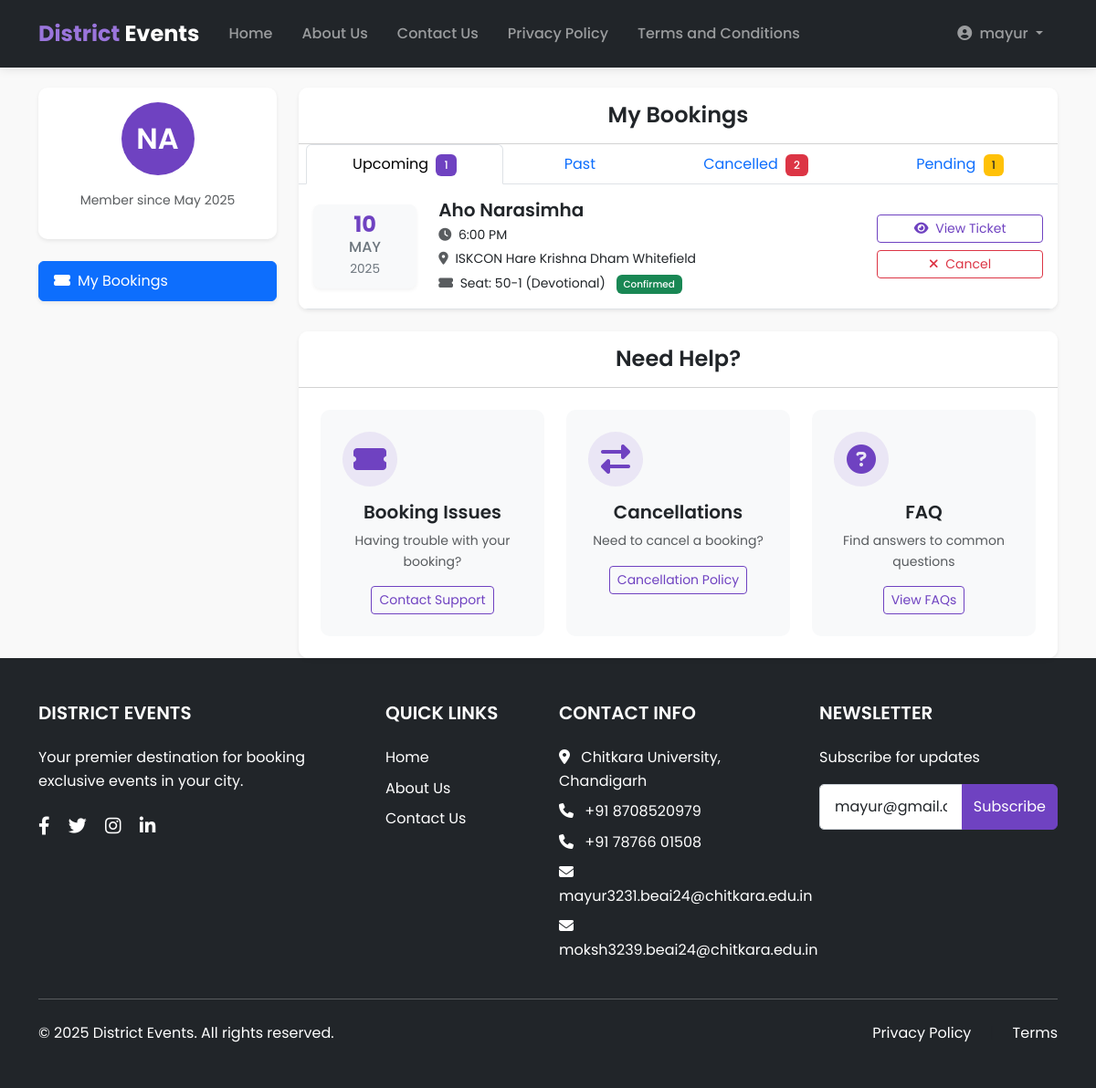
The app's page /accounts/my-bookings/ (signed in), older data.
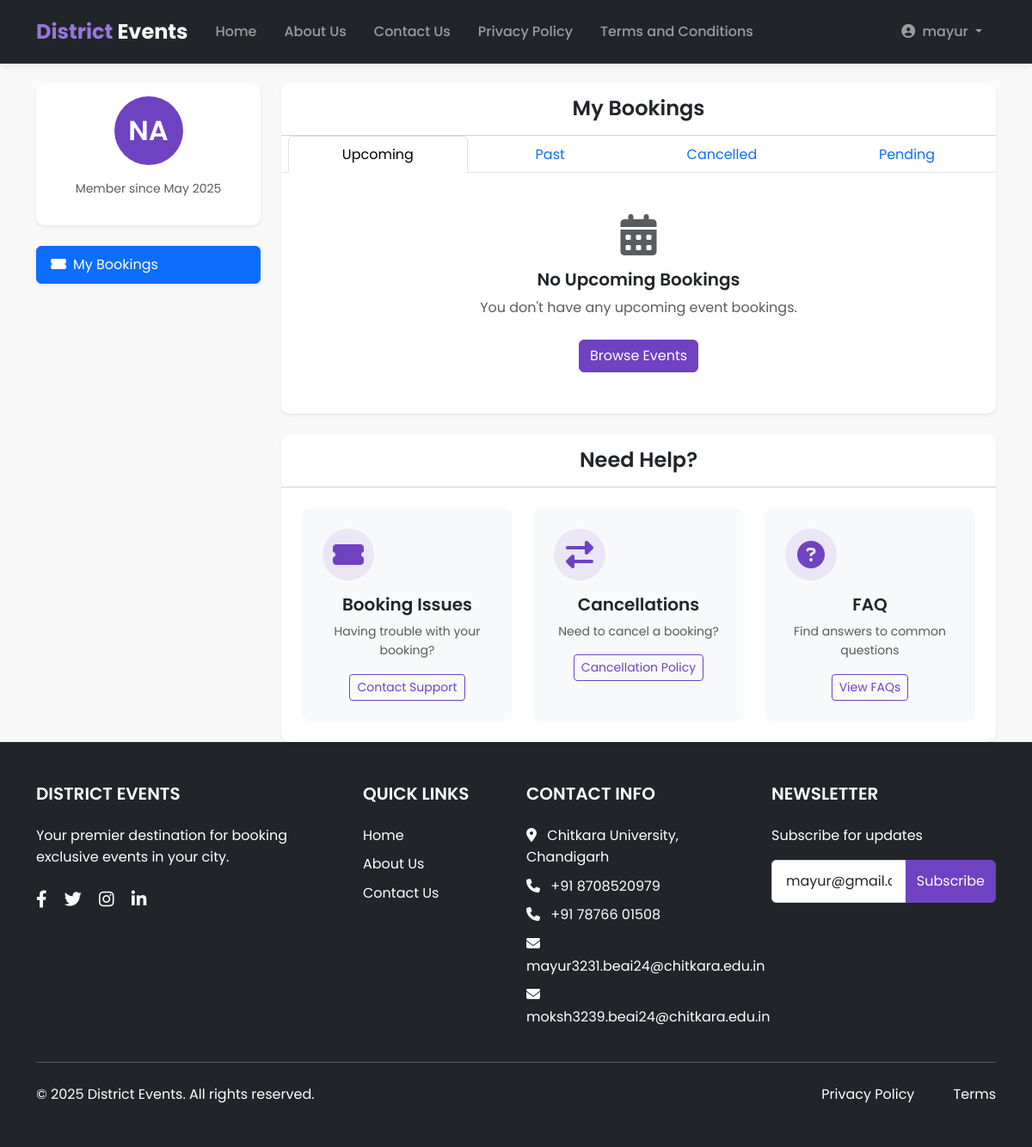
The same page, newer data.
### bookings/models.py (models this page shows, shortened)
class Booking(models.Model):
    PAYMENT_STATUS_CHOICES = [
        ('pending', 'Pending'),
        ('paid', 'Paid'),
        ('failed', 'Failed'),
        ('confirmed', 'Confirmed'),
        ('refunded', 'Refunded'),
    ]
    user = models.ForeignKey(User, on_delete=models.CASCADE, related_name='bookings')
    event = models.ForeignKey(Event, on_delete=models.CASCADE, related_name='bookings')
    booking_date = models.DateTimeField(auto_now_add=True)
    seat = models.ForeignKey(Seat, on_delete=models.SET_NULL, related_name='bookings', null=True, blank=True)
    zone = models.ForeignKey(Zone, on_delete=models.SET_NULL, related_name='bookings', null=True, blank=True)
    quantity = models.PositiveIntegerField(default=1)
    total_price = models.DecimalField(max_digits=10, decimal_places=2)
    payment_status = models.CharField(max_length=20, choices=PAYMENT_STATUS_CHOICES, default='pending')
    payment_method = models.CharField(max_length=50, blank=True, null=True)
    transaction_id = models.CharField(max_length=100, blank=True, null=True)
    payment_date = models.DateTimeField(blank=True, null=True)
    is_confirmed = models.BooleanField(default=False)
    is_cancelled = models.BooleanField(default=False)
    cancellation_date = models.DateTimeField(blank=True, null=True)
    ticket_code = models.CharField(max_length=20, blank=True, null=True, unique=True)
    cancellation_reason = models.TextField(blank=True, null=True)
    class Meta:
        verbose_name = 'Booking'
        verbose_name_plural = 'Bookings'
        ordering = ['-booking_date']

### events/models.py (models this page shows, shortened)
class Event(models.Model):
    title = models.CharField(max_length=200)
    description = models.TextField()
    start_date = models.DateField()
    end_date = models.DateField()
    start_time = models.TimeField()
    end_time = models.TimeField()
    venue = models.ForeignKey(Venue, on_delete=models.CASCADE, related_name='events')
    category = models.ForeignKey(EventCategory, on_delete=models.CASCADE, related_name='events')
    banner_image_url = models.URLField()
    is_published = models.BooleanField(default=False)
    is_featured = models.BooleanField(default=False)
    created_at = models.DateTimeField(auto_now_add=True)
    updated_at = models.DateTimeField(auto_now=True)
    max_seats = models.PositiveIntegerField(default=0)
    is_indoor_event = models.BooleanField(default=True)
    class Meta:
        verbose_name = 'Event'
        verbose_name_plural = 'Events'
        ordering = ['-start_date', 'title']

class Venue(models.Model):
    name = models.CharField(max_length=200)
    address = models.TextField()
    city = models.ForeignKey(City, on_delete=models.CASCADE, related_name='venues')
    capacity = models.PositiveIntegerField()
    is_indoor = models.BooleanField(default=True)
    description = models.TextField(blank=True)
    image_url = models.URLField(blank=True)
    is_active = models.BooleanField(default=True)
    class Meta:
        verbose_name = 'Venue'
        verbose_name_plural = 'Venues'
        ordering = ['name']

class Seat(models.Model):
    event = models.ForeignKey(Event, on_delete=models.CASCADE, related_name='seats')
    row = models.CharField(max_length=10)  # A, B, C, etc.
    number = models.PositiveIntegerField()  # 1, 2, 3, etc.
    category = models.ForeignKey(SeatCategory, on_delete=models.CASCADE, related_name='seats')
    price = models.DecimalField(max_digits=10, decimal_places=2)
    is_available = models.BooleanField(default=True)
    class Meta:
        verbose_name = 'Seat'
        verbose_name_plural = 'Seats'
        unique_together = ('event', 'row', 'number')
        ordering = ['row', 'number']

class SeatCategory(models.Model):
    name = models.CharField(max_length=100)
    description = models.TextField(blank=True)
    class Meta:
        verbose_name = 'Seat Category'
        verbose_name_plural = 'Seat Categories'

### accounts/views.py (the view)
# urls.py: path('my-bookings/', views.my_bookings, name='my_bookings'),
@login_required
def my_bookings(request):
    from bookings.views import UserBookingsView
    return UserBookingsView.as_view()(request)

### bookings/views.py (called while the page is built)
    def get_queryset(self):
        return Booking.objects.filter(user=self.request.user).order_by('-booking_date')

    def get_context_data(self, **kwargs):
        context = super().get_context_data(**kwargs)
        bookings = self.get_queryset()
        context['upcoming_bookings'] = bookings.filter(
            is_confirmed=True,
            is_cancelled=False,
            event__start_date__gte=timezone.now().date()
        )
        context['past_bookings'] = bookings.filter(
            is_confirmed=True,
            is_cancelled=False,
            event__end_date__lt=timezone.now().date()
        )
        context['cancelled_bookings'] = bookings.filter(is_cancelled=True)
        context['pending_bookings'] = bookings.filter(
            is_confirmed=False,
            is_cancelled=False
        )
        return context

### templates/bookings/my_bookings.html (shortened to what the changed rows need)
{% extends 'base.html' %}
{% load humanize %}
{% block content %}
<div class="container mt-5 pt-5">
    <div class="row">
        <div class="col-lg-9">
            <div class="card border-0 shadow-sm mb-4">
                <div class="card-body p-0">
                    <ul class="nav nav-tabs nav-fill" id="bookingTabs" role="tablist">
                        <li class="nav-item" role="presentation">
                            <button class="nav-link active" id="upcoming-tab" data-bs-toggle="tab" data-bs-target="#upcoming"
                                type="button" role="tab" aria-controls="upcoming" aria-selected="true">
                                Upcoming
                                {% if upcoming_bookings.count %}
                                    <span class="badge bg-primary ms-1">{{ upcoming_bookings.count }}</span>
                                {% endif %}
                            </button>
                        </li>
                        <li class="nav-item" role="presentation">
                            <button class="nav-link" id="cancelled-tab" data-bs-toggle="tab" data-bs-target="#cancelled"
                                type="button" role="tab" aria-controls="cancelled" aria-selected="false">
                                Cancelled
                                {% if cancelled_bookings.count %}
                                    <span class="badge bg-danger ms-1">{{ cancelled_bookings.count }}</span>
                                {% endif %}
                            </button>
                        </li>
                        <li class="nav-item" role="presentation">
                            <button class="nav-link" id="pending-tab" data-bs-toggle="tab" data-bs-target="#pending"
                                type="button" role="tab" aria-controls="pending" aria-selected="false">
                                Pending
                                {% if pending_bookings.count %}
                                    <span class="badge bg-warning text-dark ms-1">{{ pending_bookings.count }}</span>
                                {% endif %}
                            </button>
                        </li>
                    </ul>
                    <div class="tab-content" id="bookingTabsContent">
                        <div class="tab-pane fade show active" id="upcoming" role="tabpanel"
                            aria-labelledby="upcoming-tab">
                            {% if upcoming_bookings %}
                                {% for booking in upcoming_bookings %}
                                    <div class="booking-item p-3 border-bottom">
                                        <div class="row align-items-center">
                                            <div class="col-md-2 col-sm-3 mb-3 mb-sm-0">
                                                <div class="event-date text-center">
                                                    <div class="date-day">{{ booking.event.start_date|date:"d" }}</div>
                                                    <div class="date-month">{{ booking.event.start_date|date:"M" }}</div>
                                                    <div class="date-year">{{ booking.event.start_date|date:"Y" }}</div>
                                                </div>
                                            </div>
                                            <div class="col-md-7 col-sm-9">
                                                <h5 class="mb-1">{{ booking.event.title }}</h5>
                                                <div class="event-details mb-1 small">
                                                    <i class="fas fa-clock me-1 text-muted"></i>
                                                    {{ booking.event.start_time|time:"g:i A" }}
                                                </div>
                                                <div class="event-details mb-1 small">
                                                    <i class="fas fa-map-marker-alt me-1 text-muted"></i>
                                                    {{ booking.event.venue.name }}
                                                </div>
                                                <div class="event-tickets small">
                                                    <i class="fas fa-ticket-alt me-1 text-muted"></i>
                                                    {% if booking.seat %}
                                                        Seat: {{ booking.seat.row }}-{{ booking.seat.number }}
                                                        ({{ booking.seat.category.name }})
                                                    {% elif booking.zone %}
                                                        Zone: {{ booking.zone.name }} ({{ booking.quantity }} tickets)
                                                    {% endif %}
                                                    <span class="ms-2 badge bg-success">Confirmed</span>
                                                </div>
                                            </div>
                                            <div class="col-md-3 text-md-end mt-3 mt-md-0">
                                                <div class="booking-actions">
                                                    <a href="{% url 'bookings:booking_confirmation' booking.id %}"
                                                        class="btn btn-outline-primary btn-sm mb-2 w-100">
                                                        <i class="fas fa-eye me-1"></i> View Ticket
                                                    </a>
                                                    <a href="{% url 'bookings:cancel_booking' booking.id %}"
                                                        class="btn btn-outline-danger btn-sm w-100">
                                                        <i class="fas fa-times me-1"></i> Cancel
                                                    </a>
                                                </div>
                                            </div>
                                        </div>
                                    </div>
                                {% endfor %}
                            {% else %}
                                <div class="empty-state text-center py-5">
                                    <i class="fas fa-calendar-alt fa-3x text-muted mb-3"></i>
                                    <h5>No Upcoming Bookings</h5>
                                    <p class="text-muted">You don't have any upcoming event bookings.</p>
                                    <a href="{% url 'events:event_list' %}" class="btn btn-primary mt-2">Browse Events</a>
                                </div>
                            {% endif %}
                        </div>
                    </div>
                </div>
            </div>
        </div>
    </div>
</div>
{% endblock %}

Row changes from the older to the newer data that the page shows:
removed Booking: event.start_date "10", event.start_date "MAY", event.start_date "2025", event "Aho Narasimha", event.start_time "6:00 PM", event.venue.name "ISKCON Hare Krishna Dham Whitefield", seat.row "50", seat.number "1", seat.category.name "Devotional"
Text that changed along with them:
{{ upcoming_bookings.count }}: "1" → (not shown)
{{ cancelled_bookings.count }}: "2" → (not shown)
{{ pending_bookings.count }}: "1" → (not shown)
text now shown: "No Upcoming Bookings You don't have any upcoming event bookings. Browse Events"
